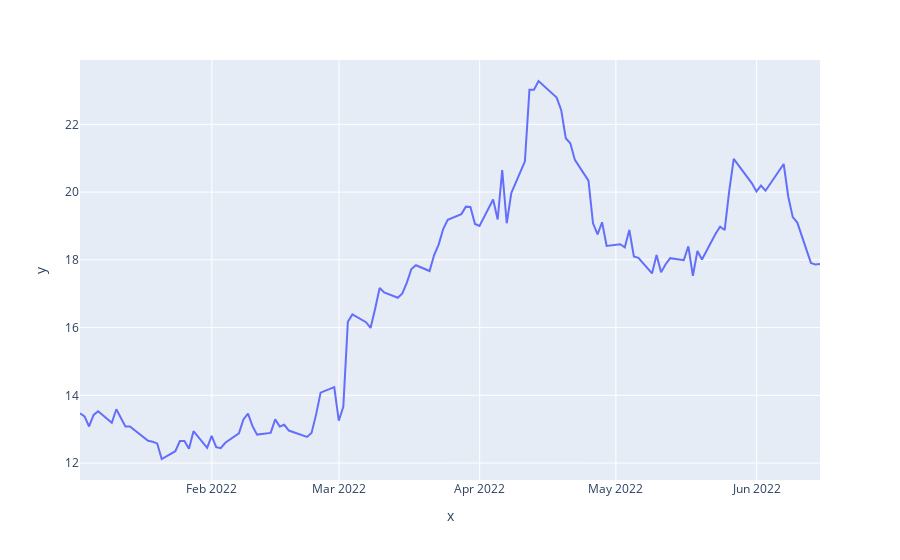

This figure's notebook cell:
### Code cell
fig = px.line(x=date, y=close_price)
fig.show()
